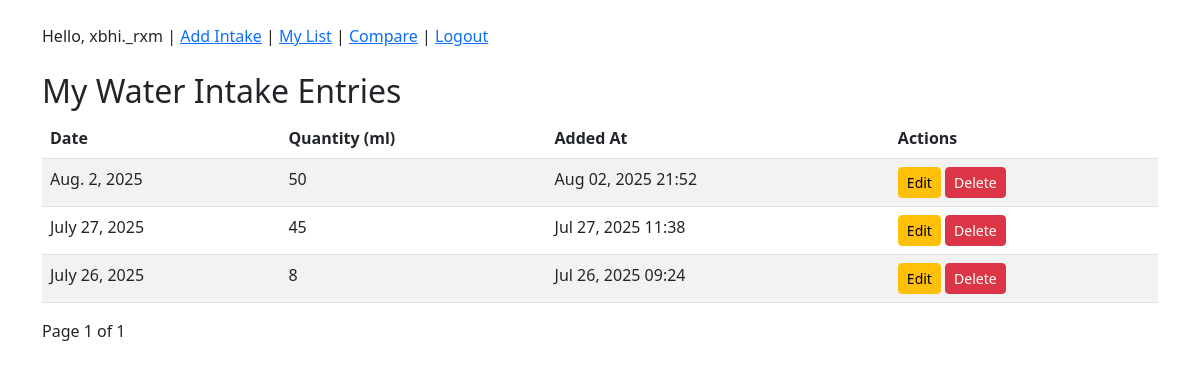
The app's page /list/ (signed in) with its own data.
### intake/models.py (models this page shows)
class WaterIntake(models.Model):
    user = models.ForeignKey(User, on_delete=models.CASCADE)
    quantity_ml = models.PositiveIntegerField()
    date = models.DateField(auto_now_add=True)
    added_at = models.DateTimeField(auto_now_add=True)
    class Meta:
        unique_together = ('user', 'date')

### intake/views.py (the view)
# urls.py: path('list/', views.intake_list, name='intake_list'),
@login_required
def intake_list(request):
    entries = WaterIntake.objects.filter(user=request.user).order_by('-date')
    paginator = Paginator(entries, 5)
    page_number = request.GET.get('page')
    page_obj = paginator.get_page(page_number)
    return render(request, 'intake_list.html', {'page_obj': page_obj})

### intake/templates/intake_list.html (shortened to what this page needs)
{% extends 'base.html' %}
{% block content %}
<h2>My Water Intake Entries</h2>
<table class="table table-striped">
    <thead>
        <tr>
            <th>Date</th>
            <th>Quantity (ml)</th>
            <th>Added At</th>
            <th>Actions</th>
        </tr>
    </thead>
    <tbody>
        {% for intake in page_obj %}
        <tr>
            <td>{{ intake.date }}</td>
            <td>{{ intake.quantity_ml }}</td>
            <td>{{ intake.added_at|date:"M d, Y H:i" }}</td>
            <td>
                <a href="{% url 'edit_intake' intake.id %}" class="btn btn-sm btn-warning">Edit</a>
                <a href="{% url 'delete_intake' intake.id %}" class="btn btn-sm btn-danger">Delete</a>
            </td>
        </tr>
        {% empty %}
        <tr><td colspan="4">No entries yet.</td></tr>
        {% endfor %}
    </tbody>
</table>
<div class="pagination">
    <span class="page-links">
        Page {{ page_obj.number }} of {{ page_obj.paginator.num_pages }}
    </span>
</div>
{% endblock %}

### intake/templates/base.html (shortened to what this page needs)
<!DOCTYPE html>
<html>
<head>
    <link rel="stylesheet" href="https://cdn.jsdelivr.net/npm/bootstrap@5.3.0/dist/css/bootstrap.min.css">
</head>
<body>
    <div class="container mt-4">
        <nav class="mb-4">
            {% if user.is_authenticated %}
                <span>Hello, {{ user.username }} |</span>
                <a href="{% url 'add_intake' %}">Add Intake</a> |
                <a href="{% url 'intake_list' %}">My List</a> |
                <a href="{% url 'compare_intake' %}">Compare</a> |
                <a href="{% url 'logout' %}">Logout</a>
            {% else %}
                <a href="{% url 'login' %}">Login</a> |
                <a href="{% url 'signup' %}">Signup</a>
            {% endif %}
        </nav>
        {% block content %}{% endblock %}
    </div>
</body>
</html>

### records on screen
WaterIntake: date "Aug. 2, 2025", quantity_ml "50", added_at "Aug 02, 2025 21:52"
WaterIntake: date "July 27, 2025", quantity_ml "45", added_at "Jul 27, 2025 11:38"
WaterIntake: date "July 26, 2025", quantity_ml "8", added_at "Jul 26, 2025 09:24"

### other values on screen
{{ user.username }} "xbhi._rxm"
{{ page_obj.number }} "1"
{{ page_obj.paginator.num_pages }} "1"
